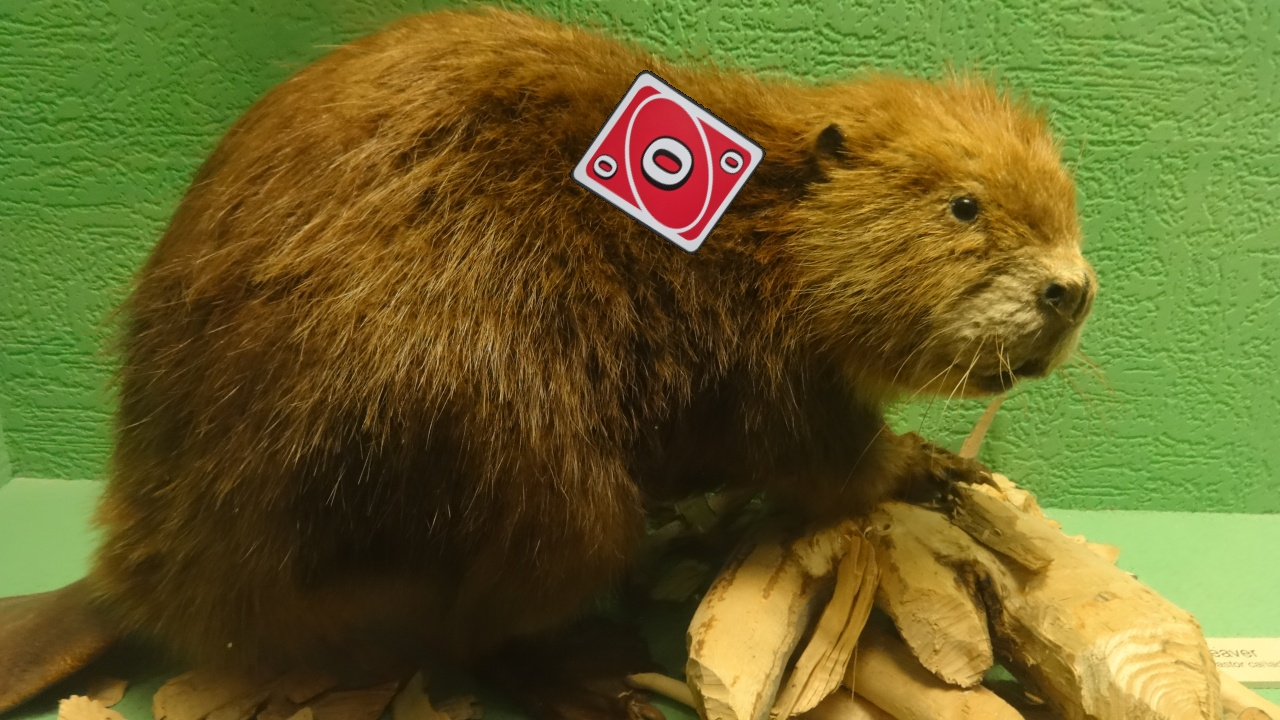
#> input picture test/001ffaceaff5f33f.jpg_RED 0.jpg, 1280 x 720 px, given as the content of the folder Training UNO/Photos V2/RED, which was not available
$ python train.py
#> lines starting #> are read from the running program, lines starting #| are printed output that depends on the picture; after the words box and inside, x2 and y2 are one past the last pixel; in counts of white or black regions, pixels touching at a corner belong together; pictures that were not available may be replaced by others from this repository, and a replacement may not be noted
import cv2 as cv
import numpy as np
import os
import random
import math


UNO_CARDS_PATH = 'Training UNO/Photos V2/'
OUTPUT = 'Training UNO/UNO Syn/images'
LABEL_PATH = 'Training UNO/UNO Syn/labels'
#'Training UNO/solid background'
BACKGROUND_PATH = 'Training UNO/solid background'
CARD_TYPE = ['RED', 'GREEN', 'BLUE', 'YELLOW', 'WILD']

# IMAGES_PER_CARD = 200
# TOTAL_CARDS_TO_GENERATE = 56


IMAGES_PER_CARD = 100
TOTAL_CARDS_TO_GENERATE = 56

# DEFAULT
# (720, 1280)
# [-180, 180]
# [(TARGET_WIDTH//2) * 0.06, (TARGET_HEIGHT//2) * 0.06]
# (-0.35, 0.35)
# (-0.35, 0.35)
# (0, 100)
# (-30, 255)


TARGET_HEIGHT, TARGET_WIDTH = (720, 1280)
ROTATE_RANGE = [-180, 180]
TRANSLATE_RANGE = [(TARGET_WIDTH//2) * 0.10, (TARGET_HEIGHT//2) * 0.10]
PROJECTION_RANGE = (-0.6, 0.6)
SATURATION_RANGE = (0.5, 2.0)
VALUE_RANGE = (0.5, 1.5)
SCALE_RANGE = (0.025, 0.075)

USE_COLORED_CARDS = True

class_name_to_id_mapping = None

if USE_COLORED_CARDS:
    class_name_to_id_mapping = {
        "BLUE zero": 0,
        "BLUE one": 1,
        "BLUE two": 2,
        "BLUE three": 3,
        "BLUE four": 4,
        "BLUE five": 5,
        "BLUE six": 6,
        "BLUE seven": 7,
        "BLUE eight": 8,
        "BLUE nine": 9,
        "BLUE d2": 10,
        "BLUE r": 11,
        "BLUE s": 12,
        "RED zero": 13,
        "RED one": 14,
        "RED two": 15,
        "RED three": 16,
        "RED four": 17,
        "RED five": 18,
        "RED six": 19,
        "RED seven": 20,
        "RED eight": 21,
        "RED nine": 22,
        "RED d2": 23,
        "RED r": 24,
        "RED s": 25,
        "YELLOW zero": 26,
        "YELLOW one": 27,
        "YELLOW two": 28,
        "YELLOW three": 29,
        "YELLOW four": 30,
        "YELLOW five": 31,
        "YELLOW six": 32,
        "YELLOW seven": 33,
        "YELLOW eight": 34,
        "YELLOW nine": 35,
        "YELLOW d2": 36,
        "YELLOW r": 37,
        "YELLOW s": 38,
        "GREEN zero": 39,
        "GREEN one": 40,
        "GREEN two": 41,
        "GREEN three": 42,
        "GREEN four": 43,
        "GREEN five": 44,
        "GREEN six": 45,
        "GREEN seven": 46,
        "GREEN eight": 47,
        "GREEN nine": 48,
        "GREEN d2": 49,
        "GREEN r": 50,
        "GREEN s": 51,
        "WILD d4": 52,
        "WILD wild_card": 53,
        "WILD wild_custom": 54,
        "WILD wild_shuffle": 55
    }
else:
    class_name_to_id_mapping = {
        "zero": 0,
        "one": 1,
        "two": 2,
        "three": 3,
        "four": 4,
        "five": 5,
        "six": 6,
        "seven": 7,
        "eight": 8,
        "nine": 9,
        "d2": 10,
        "r": 11,
        "s": 12,
        "d4": 13,
        "wild_card": 14,
        "wild_custom": 15,
        "wild_shuffle": 16
    }


DATASPLIT = {
    'Train': 0.8,
    'Validation': 0.10,
    'Test': 0.10
}


def resize(img, scale_percent=.05):
    width = int(img.shape[1] * scale_percent)
    height = int(img.shape[0] * scale_percent)
    dim = (width, height)
    return cv.resize(img, dim, interpolation=cv.INTER_AREA)


def resize_no_aspect(img, width, height):
    dim = (width, height)
    return cv.resize(img, dim, interpolation=cv.INTER_AREA)

# [15 lines of commented-out code are left out]


# [36 lines left out: functions projectiveTransform, changeHSV, not called in this run]


def extract_uno(img):
    grey = cv.cvtColor(img, cv.COLOR_BGR2GRAY)
    blur = cv.GaussianBlur(grey, (5, 5), cv.BORDER_DEFAULT)

    t_lower = 100  # Lower Threshold
    t_upper = 200  # Upper threshold
    aperture_size = 3  # Aperture size

    canny = cv.Canny(blur, t_lower, t_upper, apertureSize=aperture_size)

    # cv.imshow('canny', canny)

    # Dilate the edges to close any gaps in the white outline
    kernel = np.ones((5, 5), np.uint8)
    canny = cv.dilate(canny, kernel, iterations=1)

    contours, hierarchies = cv.findContours(
        canny, cv.RETR_EXTERNAL, cv.CHAIN_APPROX_SIMPLE)
    # cv.imshow('Canny', canny)

    mask = np.zeros(shape=img.shape, dtype='uint8')

    cv.drawContours(mask, contours, -1, (255, 255, 255), thickness=cv.FILLED)
    x, y, w, h = cv.boundingRect(contours[0])

    blank = np.zeros(shape=img.shape, dtype='uint8')
    # [4 lines of commented-out code are left out]
    cv.copyTo(img, mask, blank)
    # [7 lines of commented-out code are left out]
    return mask, (x, y, w, h)


# [33 lines left out: function add_obj, not called in this run]


index = 0
folder_index = 0
CURRENT_UNO_PATH = UNO_CARDS_PATH + CARD_TYPE[index]
total_cards = 0

train = DATASPLIT['Train']
validation = DATASPLIT['Validation']
test = DATASPLIT['Test']

IMAGES_TO_TRAIN = math.ceil(IMAGES_PER_CARD * train)
IMAGES_TO_VALIDATE = math.floor(IMAGES_PER_CARD * validation)
IMAGES_TO_TEST = math.floor(IMAGES_PER_CARD * test)

if not os.path.isdir(LABEL_PATH):
    os.makedirs(LABEL_PATH)

for datasplit in DATASPLIT:
    # DATASPLIT[datasplit]
    output_path = os.path.join(OUTPUT, datasplit)
    label_path = os.path.join(LABEL_PATH, datasplit)
    if not os.path.isdir(label_path):
        os.makedirs(label_path)
    if not os.path.isdir(output_path):
        print(output_path)
        os.makedirs(output_path)


# [35 lines left out: function convert_to_yolov5, not called in this run]


while True:
    if total_cards >= TOTAL_CARDS_TO_GENERATE:
        break

    total_cards += 1

    filedir = os.listdir(CURRENT_UNO_PATH)

    if folder_index >= len(filedir) and index < len(CARD_TYPE):
        index += 1
        if index >= len(CARD_TYPE):
            break
        CURRENT_UNO_PATH = UNO_CARDS_PATH + CARD_TYPE[index]
        filedir = os.listdir(CURRENT_UNO_PATH)
        folder_index = 0

    filename = filedir[folder_index]

    cardType = CARD_TYPE[index] + " " + filename[:]
    print(cardType)

    folder_index += 1

    img_to_create = 0

    DATASET = ['Train', 'Validation', 'Test']
    dataset_index = -1
    dataset_size = 0
    dataset_current = 0
    scale_range = round(random.uniform(SCALE_RANGE[0], SCALE_RANGE[1]), 2)

    filepath = os.path.join(CURRENT_UNO_PATH, filename)
    img = cv.imread(filepath)
#> img is the input picture: shape (720, 1280, 3); mean B, G, R 39.5, 99.7, 104.9
    img_resized = resize(img, scale_percent=scale_range)
#> in resize, `return cv.resize(img, dim, interpolation=cv.INTER_AREA)`:
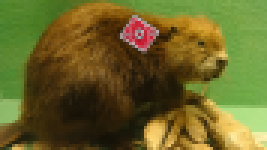
#> returned value: shape (50, 89, 3) (shown 3 times larger); mean of channels 0, 1, 2 39.5, 99.7, 104.9; drawn as B, G, R

    mask, card_info = extract_uno(img_resized)
#> in extract_uno, `grey = cv.cvtColor(img, cv.COLOR_BGR2GRAY)`:
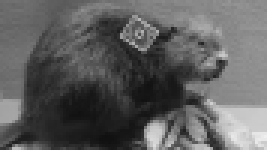
#> grey: shape (50, 89) (shown 3 times larger); min 16, max 239, mean 94.4
#> in extract_uno, `blur = cv.GaussianBlur(grey, (5, 5), cv.BORDER_DEFAULT)`:
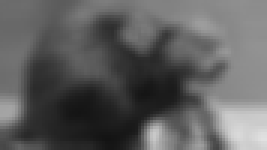
#> blur: shape (50, 89) (shown 3 times larger); min 19, max 225, mean 94.3
#> in extract_uno, `canny = cv.Canny(blur, t_lower, t_upper, apertureSize=aperture_size)`:
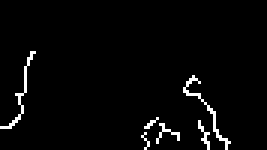
#> canny: shape (50, 89) (shown 3 times larger); 2.7% white in thin lines or dots, all inside (x1, y1, x2, y2) = (0, 17, 77, 50)
#> in extract_uno, `canny = cv.dilate(canny, kernel, iterations=1)`:
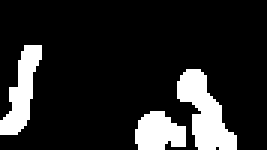
#> canny: shape (50, 89) (shown 3 times larger); 14.8% white; 3 white regions
#> in extract_uno, `contours, hierarchies = cv.findContours( canny, cv.RETR_EXTERNAL, cv.C..`: contours = 3 contours; box (x1, y1, x2, y2) and area: (59, 23, 79, 50) 246, (0, 15, 14, 45) 168, (45, 37, 62, 50) 144
#> in extract_uno, `cv.drawContours(mask, contours, -1, (255, 255, 255), thickness=cv.FILL..`: mask: shape (50, 89, 3); 14.8% white; 3 white regions, box (x1, y1, x2, y2) and area: (59, 23, 79, 50) 284, (0, 15, 14, 45) 204, (45, 37, 62, 50) 169
#> in extract_uno, `x, y, w, h = cv.boundingRect(contours[0])`: x = 45; y = 37; w = 17; h = 13
#> in extract_uno, `cv.copyTo(img, mask, blank)`:
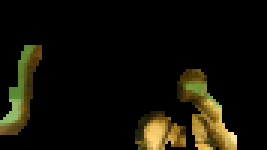
#> blank: shape (50, 89, 3) (shown 3 times larger); mean B, G, R 6.5, 16.5, 18.6
#> card_info = (45, 37, 17, 13)

#> (the run stopped early here; a loop or call above may not have finished)

$ run again, on test/0937f20ab730f4bd.jpg_RED 0.jpg
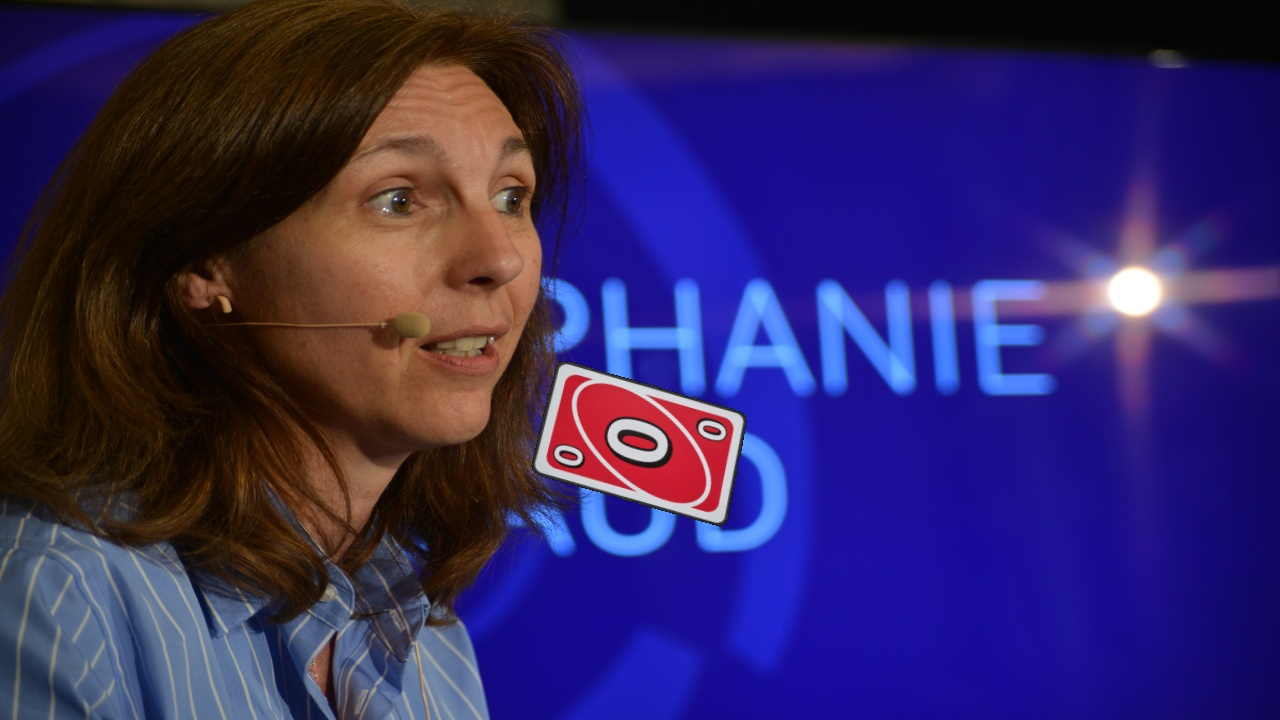
#> input picture test/0937f20ab730f4bd.jpg_RED 0.jpg, 1280 x 720 px, given as the content of the folder Training UNO/Photos V2/RED, which was not available
#> img is the input picture: shape (720, 1280, 3); mean B, G, R 99, 38.7, 51.6
#> in extract_uno, `canny = cv.dilate(canny, kernel, iterations=1)`:
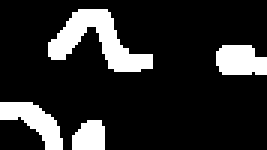
#> canny: shape (50, 89) (shown 3 times larger); 16.3% white; 4 white regions
#> contours = 4 contours; box (x1, y1, x2, y2) and area: (16, 3, 51, 24) 271, (0, 34, 21, 50) 136, (72, 15, 89, 25) 122, (24, 40, 35, 50) 76
#> mask: shape (50, 89, 3); 16.3% white; 4 white regions, box (x1, y1, x2, y2) and area: (16, 3, 51, 24) 322, (0, 34, 21, 50) 164, (72, 15, 89, 25) 145, (24, 40, 35, 50) 94
#> x = 24; y = 40; w = 11; h = 10
#> in extract_uno, `cv.copyTo(img, mask, blank)`:
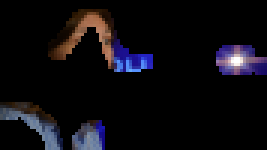
#> blank: shape (50, 89, 3) (shown 3 times larger); mean B, G, R 16.1, 11.3, 13.3
#> card_info = (24, 40, 11, 10)
